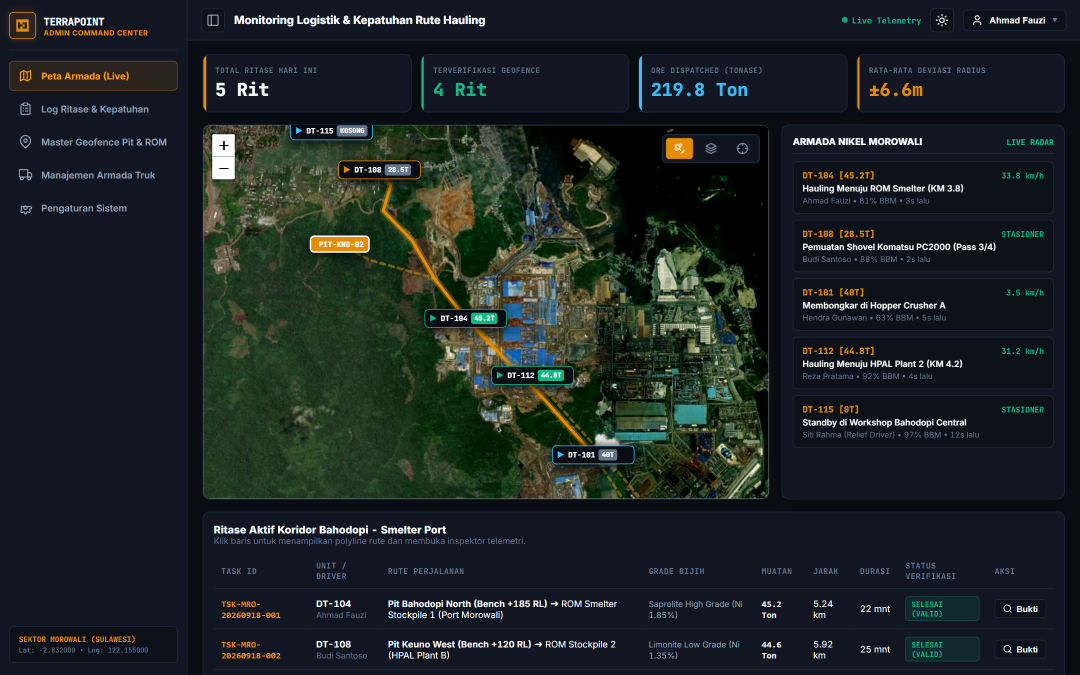
#> input picture docs/designs/comparison/dashboard_01_existing_dark.png, 2160 x 1350 px, found by its file name (shown at 1/2 size)
$ python create_comparison_png.py
#> lines starting #> are read from the running program, lines starting #| are printed output that depends on the picture
from PIL import Image, ImageDraw, ImageFont
import os

OUT_DIR = 'D:/Produktivitas/terrapoint/designs/comparison'
p1 = os.path.join(OUT_DIR, "dashboard_01_existing_dark.png")
p2 = os.path.join(OUT_DIR, "dashboard_02_planning_clean_tech.png")

im1 = Image.open(p1)
#> im1 is the input picture: PIL image 2160x1350 RGB; mean R, G, B 28.6, 36.4, 37.2
im2 = Image.open(p2)
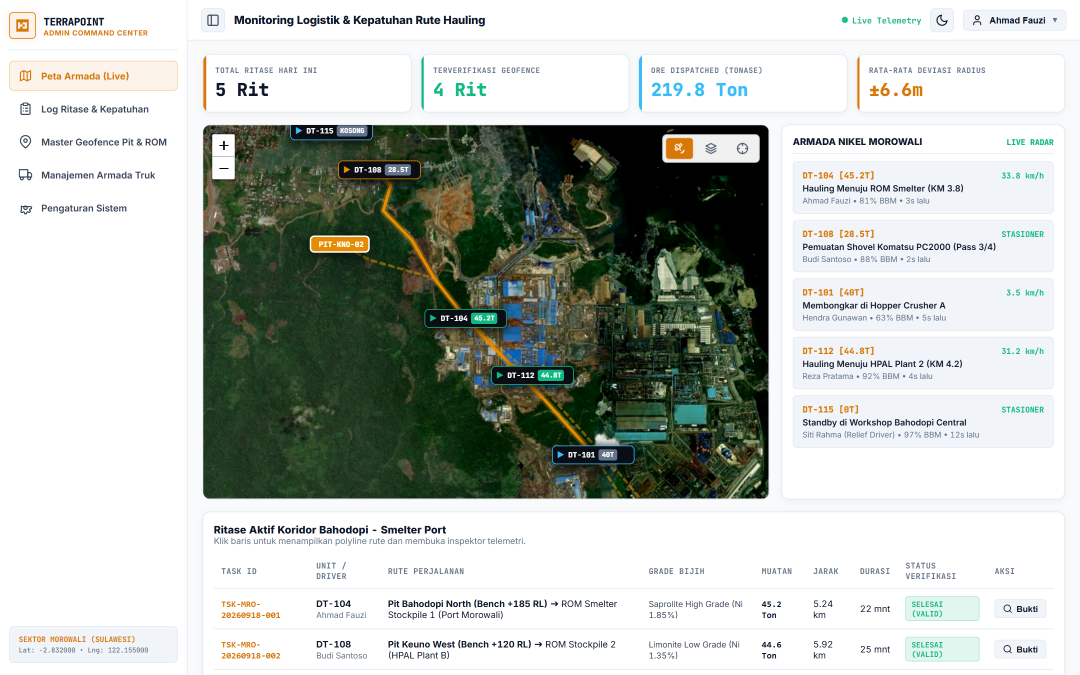
#> input picture docs/designs/comparison/dashboard_02_planning_clean_tech.png, 2160 x 1350 px, found by its file name (shown at 1/2 size)
#> im2 is the input picture: PIL image 2160x1350 RGB; mean R, G, B 187.5, 192.8, 187

# Dimensions
w = im1.width
#> w = 2160
h = im1.height
#> h = 1350

# Create a side-by-side or stacked comparative artboard
# Stacked: Top = Existing Dark Command Center, Bottom = Planning Clean Modern Tech
header_h = 140
gap = 50
padding = 40

total_w = w + (padding * 2)
#> total_w = 2240
total_h = (h * 2) + (header_h * 2) + gap + (padding * 2)
#> total_h = 3110

canvas = Image.new("RGB", (total_w, total_h), color=(8, 11, 16))
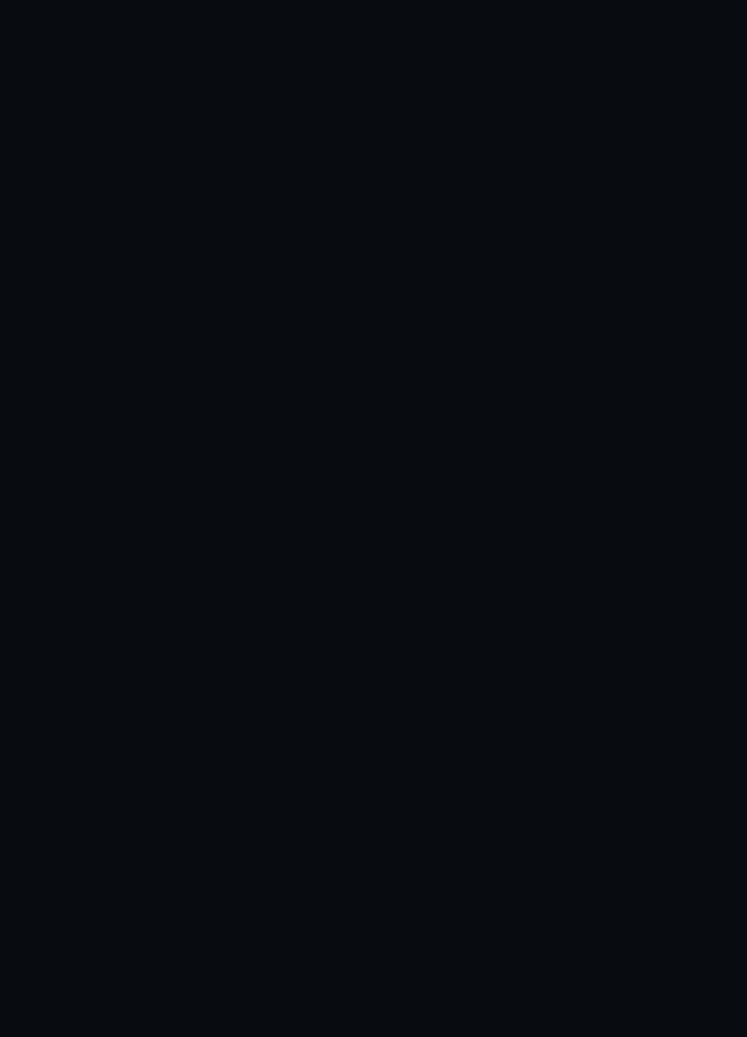
#> canvas: PIL image 2240x3110 RGB (shown at 1/3 size); mean R, G, B 8, 11, 16
draw = ImageDraw.Draw(canvas)

# Fonts
try:
    font_title = ImageFont.truetype("arial.ttf", 36)
    font_sub = ImageFont.truetype("arial.ttf", 20)
    font_banner = ImageFont.truetype("arial.ttf", 28)
except:
    font_title = ImageFont.load_default()
    font_sub = ImageFont.load_default()
    font_banner = ImageFont.load_default()

# Main Top Title
draw.text((padding, padding), "TERRAPOINT WEB DASHBOARD — VISUAL COMPARISON", fill=(245, 158, 11), font=font_title)
draw.text((padding, padding + 48), "Perbandingan Tampilan Antarmuka: Existing Dark Command Center vs Planning Clean Modern Tech", fill=(148, 163, 184), font=font_sub)

# Section 1: Existing Dark
y1_banner = padding + header_h - 40
draw.rectangle([(padding, y1_banner), (padding + 800, y1_banner + 46)], fill=(27, 35, 51))
draw.text((padding + 16, y1_banner + 8), "OPSI A: EXISTING (COMMAND CENTER CARBON GELAP)", fill=(248, 250, 252), font=font_banner)
y1_img = y1_banner + 56
canvas.paste(im1, (padding, y1_img))
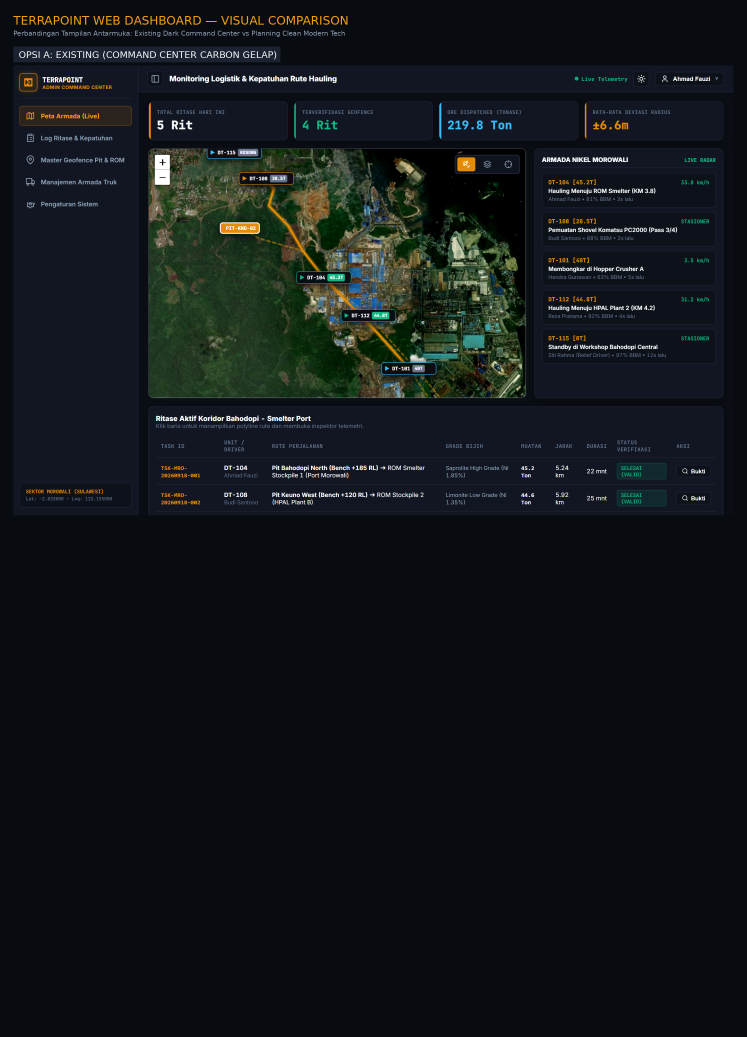
#> canvas: PIL image 2240x3110 RGB (shown at 1/3 size); mean R, G, B 17.2, 22.2, 25.3

# Section 2: Planning Clean Modern Tech
y2_banner = y1_img + h + gap
#> y2_banner = 1596
draw.rectangle([(padding, y2_banner), (padding + 880, y2_banner + 46)], fill=(217, 119, 6))
draw.text((padding + 16, y2_banner + 8), "OPSI B: PLANNING (CLEAN MODERN TECH — PURE SLATE & NAVY)", fill=(15, 23, 42), font=font_banner)
y2_img = y2_banner + 56
#> y2_img = 1652
canvas.paste(im2, (padding, y2_img))
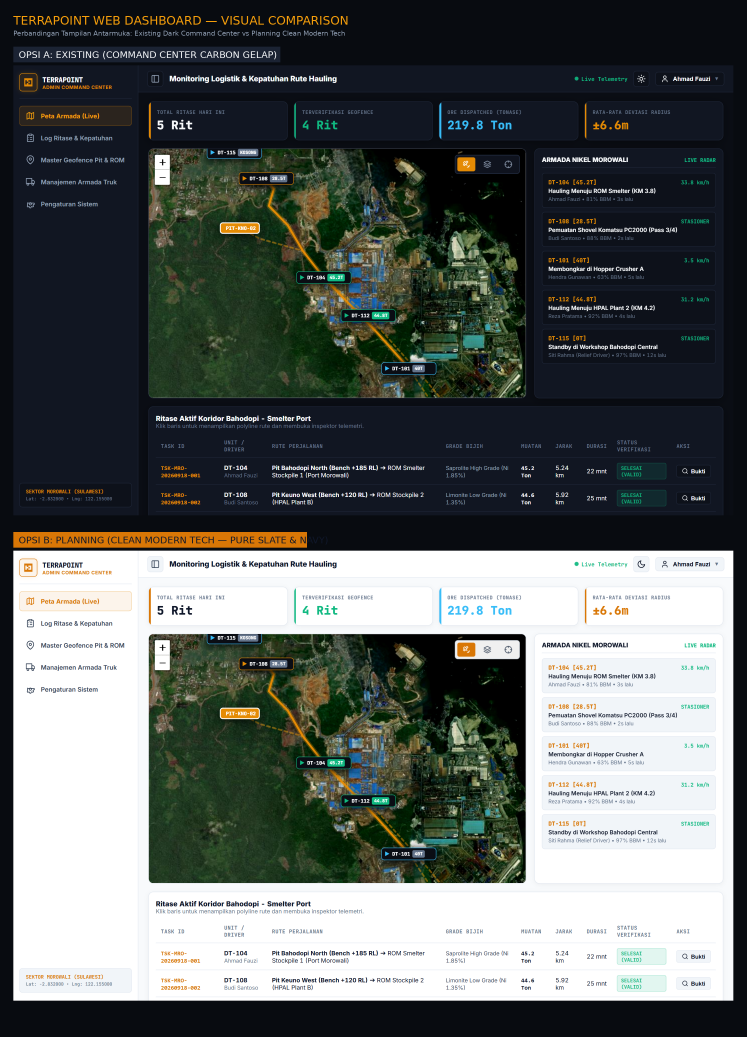
#> canvas: PIL image 2240x3110 RGB (shown at 1/3 size); mean R, G, B 93.5, 98.8, 96.8

out_comparison = os.path.join(OUT_DIR, "dashboard_comparison_existing_vs_planning.png")
canvas.save(out_comparison, quality=92)
print(f"Comparison PNG successfully generated at: {out_comparison}")
print(f"Size: {canvas.width} x {canvas.height} px")
#| Size: 2240 x 3110 px
